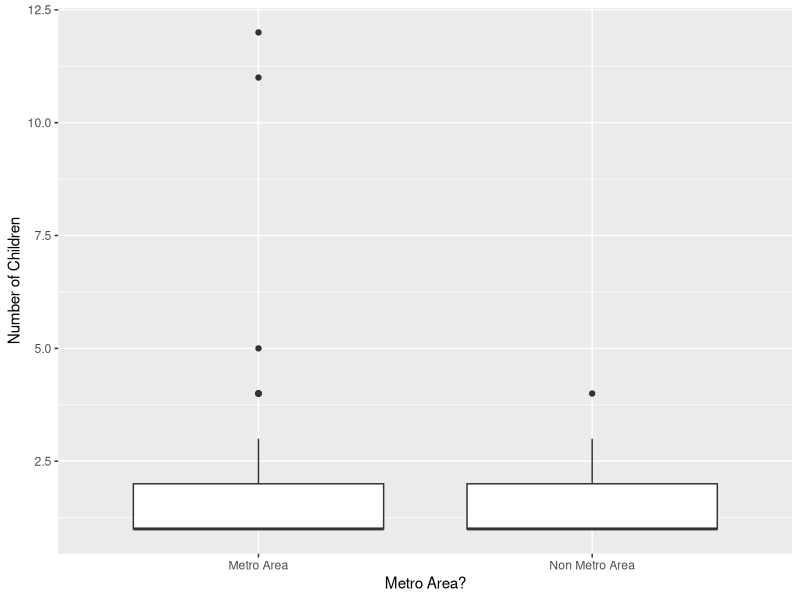
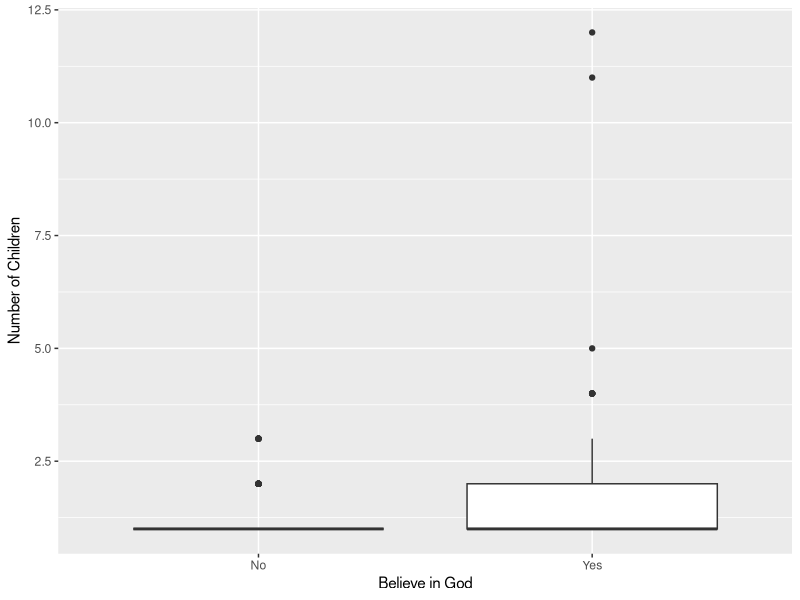

Source code (R) for these figures, in order:
## ---- chunk 1
library(tidyverse)
library(haven)
library(ggplot2)
## ---- chunk 2
library(haven)
library(tidyverse)
library(ggplot2)
data1 <- read_sav("Fin_project_data.sav")
parent_numkids <- data1["S2"]
parent_god <- data1["PGOD1"]
metro <- data1["PPMSACAT"]


data_columns <- bind_cols(parent_god, parent_numkids, metro)
data_wo_NA <- na.omit(data_columns)

data_wo_NA <- filter(data_wo_NA, PGOD1 != 99, na.rm = TRUE)
data_wo_NA <- filter(data_wo_NA, S2 != 99, na.rm = TRUE)
data_wo_NA <- filter(data_wo_NA, PPMSACAT != 99, na.rm = TRUE)
## ---- chunk 3
#parent_numkids <- data1["S2"]
#PPMSACAT <- data1["PPMSACAT"]

metro_box <- data_wo_NA |>
  mutate(PPMSACAT_yes = if_else(PPMSACAT == 0, "Non Metro Area", "Metro Area")) |>
  ggplot(mapping = aes(x = PPMSACAT_yes,
                      y = S2)) + 
  geom_boxplot() +
  labs(x = "Metro Area?", 
       y = "Number of Children") 
metro_box
## ---- chunk 4
turnout_box <- data_wo_NA |>
  mutate(PGOD1_yes = if_else(PGOD1 == 1, "Yes", "No")) |>
  ggplot(mapping = aes(x = PGOD1_yes,
                      y = S2)) + 
  geom_boxplot() +
  labs(x = "Believe in God", 
       y = "Number of Children") 
turnout_box
## ---- chunk 5
library(broom)
fit_1 <- lm(S2 ~ PGOD1 + PPMSACAT, data = data_wo_NA)
fit_1 |>
  broom::tidy() |>
  select(term, estimate) |>  
  knitr::kable(digits = 2)
